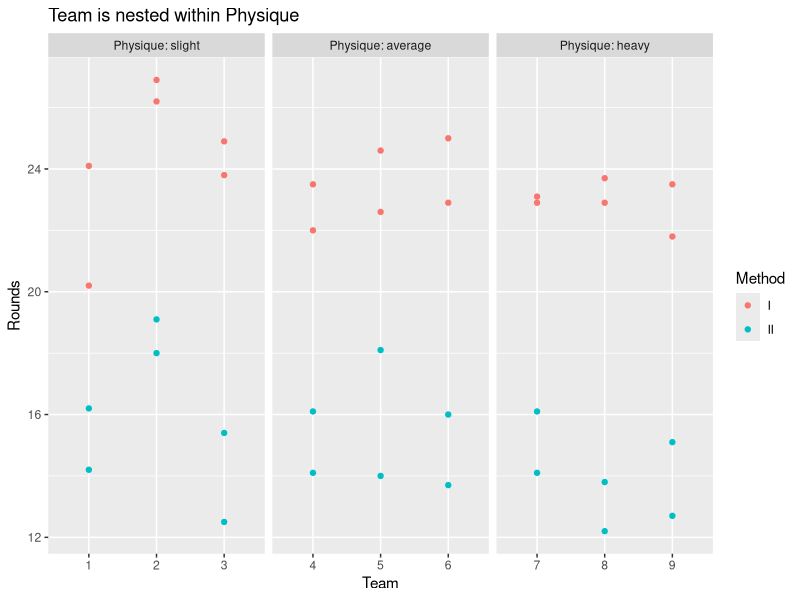

Here is the R script that generated this plot:
## ---- chunk 1
knitr::opts_chunk$set(echo = TRUE)
## ---- chunk 2
Method <- factor(rep(c("I", "I", "II", "II"), 9))
Physique <- factor(rep(c("slight", "average", "heavy"), each = 12),
                   levels = c("slight", "average", "heavy"))
Team <- factor(rep(1:9, each = 4))
guns <- data.frame(Method, Physique, Team)
guns$Rounds <- c(20.2, 24.1, 14.2, 16.2,
                 26.2, 26.9, 18.0, 19.1,
                 23.8, 24.9, 12.5, 15.4,
                 22.0, 23.5, 14.1, 16.1,
                 22.6, 24.6, 14.0, 18.1,
                 22.9, 25.0, 13.7, 16.0,
                 23.1, 22.9, 14.1, 16.1, 
                 22.9, 23.7, 12.2, 13.8, 
                 21.8, 23.5, 12.7, 15.1)
## ---- chunk 3
summary(guns)
## ---- chunk 4
library(ggplot2)
ggplot(guns) +
  aes(x = Team, y = Rounds, color = Method) +
  geom_point() +
  facet_wrap(~ Physique, labeller = "label_both", scales = "free_x") +
  labs(title = "Team is nested within Physique")
## ---- chunk 5
m <- aov(Rounds ~ Method + Physique/Team, guns)
summary(m)
## ---- chunk 6
TukeyHSD(m, which = "Method")
## ---- chunk 7
TukeyHSD(m, which = "Physique")
